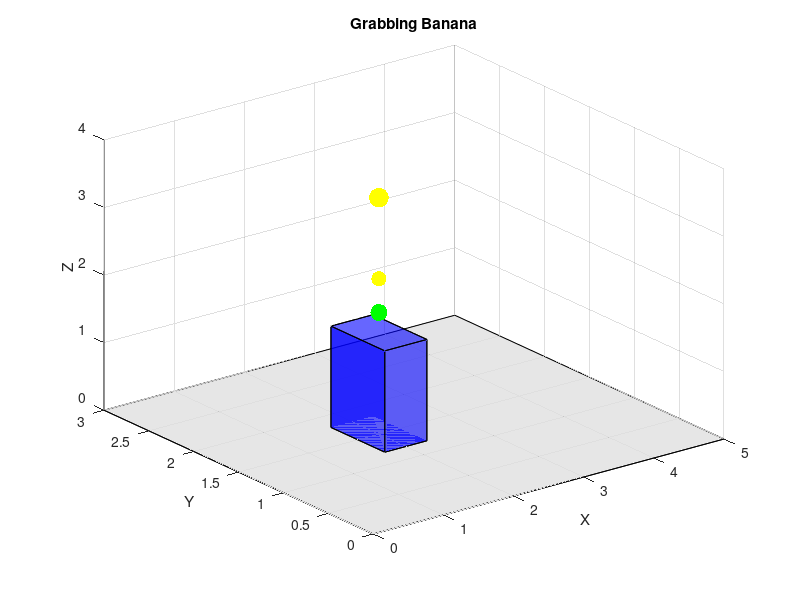

Reproduce this figure in MATLAB.
clear; clc; close all;

% ---------------- ENVIRONMENT ----------------
door = [0, 1.5];
window = [4, 1.5];
middle = [2, 1.5];

banana_pos = [2, 1.5, 3.5];
box_height = 1.5;

% ---------------- INITIAL STATE ----------------
monkey_pos = [door, 0];
box_pos = [window, 0];
has_banana = false;

% ---------------- DRAW FUNCTION ----------------
function draw_scene(monkey_pos, box_pos, has_banana, banana_pos, box_height, title_text)

    clf; hold on; grid on;
    view(45, 25);

    xlim([0 5]); ylim([0 3]); zlim([0 4]);

    xlabel("X"); ylabel("Y"); zlabel("Z");
    title(title_text);

    % Floor
    fill3([0 5 5 0], [0 0 3 3], [0 0 0 0], [0.9 0.9 0.9]);

    % Banana (hanging)
    scatter3(banana_pos(1), banana_pos(2), banana_pos(3), 200, 'y', 'filled');

    % Draw box (3D cube)
    bx = box_pos(1); by = box_pos(2);
    h = box_height;

    X = [bx-0.3 bx+0.3 bx+0.3 bx-0.3 bx-0.3 bx+0.3 bx+0.3 bx-0.3];
    Y = [by-0.3 by-0.3 by+0.3 by+0.3 by-0.3 by-0.3 by+0.3 by+0.3];
    Z = [0 0 0 0 h h h h];

    faces = [1 2 3 4;
             5 6 7 8;
             1 2 6 5;
             2 3 7 6;
             3 4 8 7;
             4 1 5 8];

    patch('Vertices',[X' Y' Z'], 'Faces',faces, ...
          'FaceColor','blue','FaceAlpha',0.6);

    % Monkey
    if has_banana
        color = 'g';
    else
        color = 'r';
    end

    scatter3(monkey_pos(1), monkey_pos(2), monkey_pos(3)+0.3, ...
             150, color, 'filled');

    % Banana in hand
    if has_banana
        scatter3(monkey_pos(1), monkey_pos(2), monkey_pos(3)+0.8, ...
                 120, 'y', 'filled');
    end

    pause(0.05);
end

% ---------------- SMOOTH MOVE FUNCTION ----------------
function pos = move_smooth(start_pos, end_pos, steps)
    pos = zeros(steps, 3);
    for i = 1:steps
        t = i / steps;
        pos(i, :) = start_pos * (1 - t) + end_pos * t;
    end
end

% ---------------- SIMULATION ----------------
disp("🐵🍌 3D MONKEY BANANA SIMULATION 🍌🐵");

% Step 1: Move monkey to box
path = move_smooth(monkey_pos, [box_pos(1), box_pos(2), 0], 50);
for i = 1:size(path,1)
    monkey_pos = path(i,:);
    draw_scene(monkey_pos, box_pos, has_banana, banana_pos, box_height, "Moving to Box");
end

% Step 2: Push box to middle
path = move_smooth([box_pos(1), box_pos(2), 0], [middle(1), middle(2), 0], 60);
for i = 1:size(path,1)
    box_pos = path(i,:);
    monkey_pos = path(i,:);
    draw_scene(monkey_pos, box_pos, has_banana, banana_pos, box_height, "Pushing Box");
end

% Step 3: Climb box
steps = 40;
for i = 1:steps
    monkey_pos(3) = (i/steps) * box_height;
    draw_scene(monkey_pos, box_pos, has_banana, banana_pos, box_height, "Climbing Box");
end

% Step 4: Grab banana
if abs(monkey_pos(1) - banana_pos(1)) < 0.2
    has_banana = true;
end

for i = 1:20
    draw_scene(monkey_pos, box_pos, has_banana, banana_pos, box_height, "Grabbing Banana");
end

% Final
if has_banana
    disp("🎉 GOAL ACHIEVED 🎉");
else
    disp("❌ FAILED");
end
